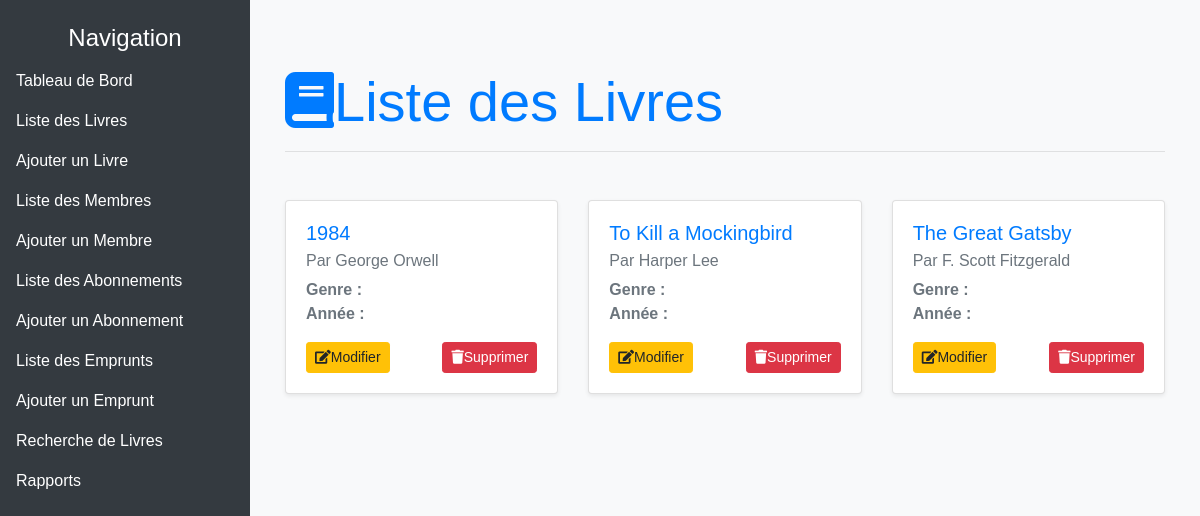
Page /gestion/livres/ on the earlier database version.
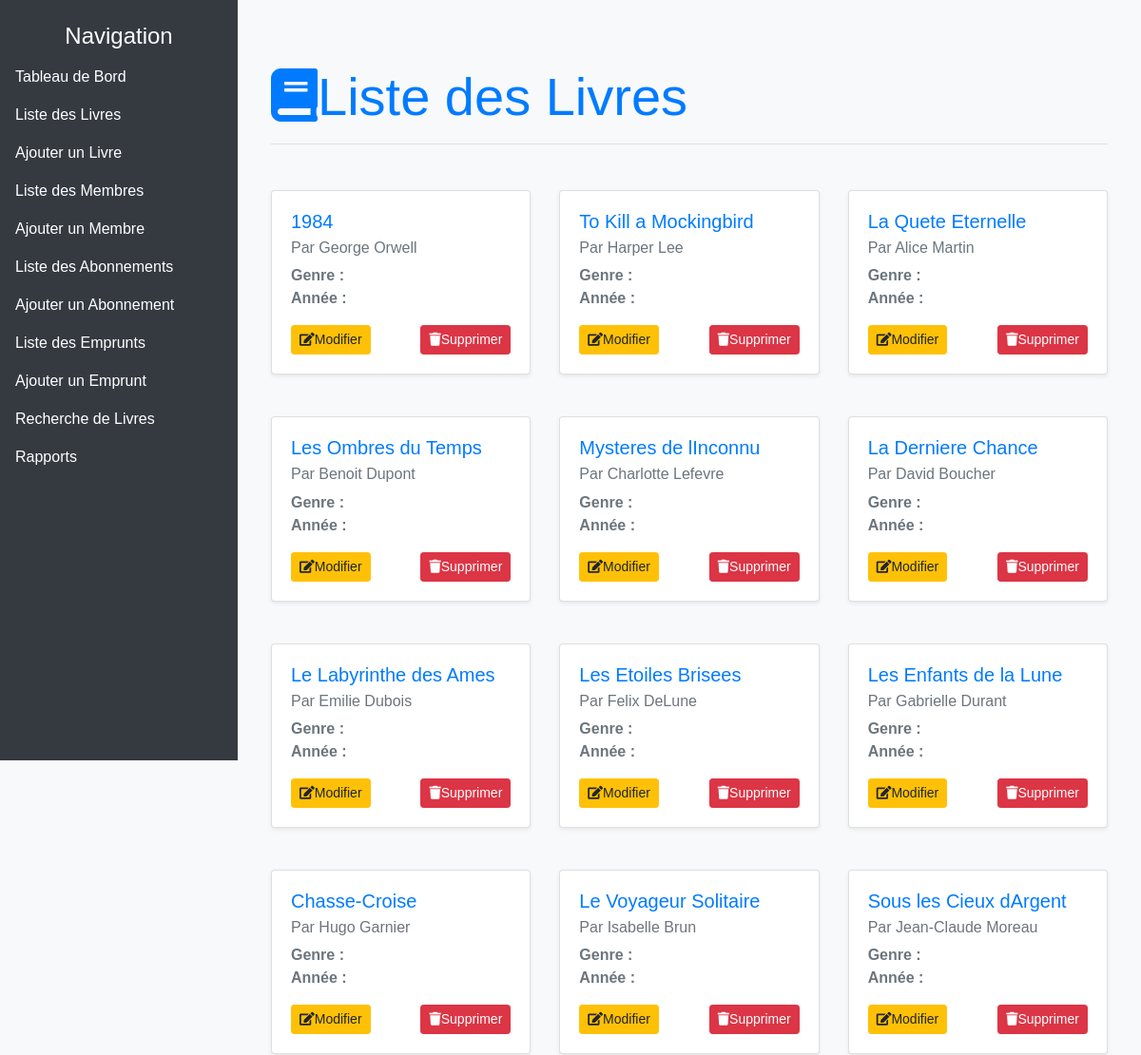
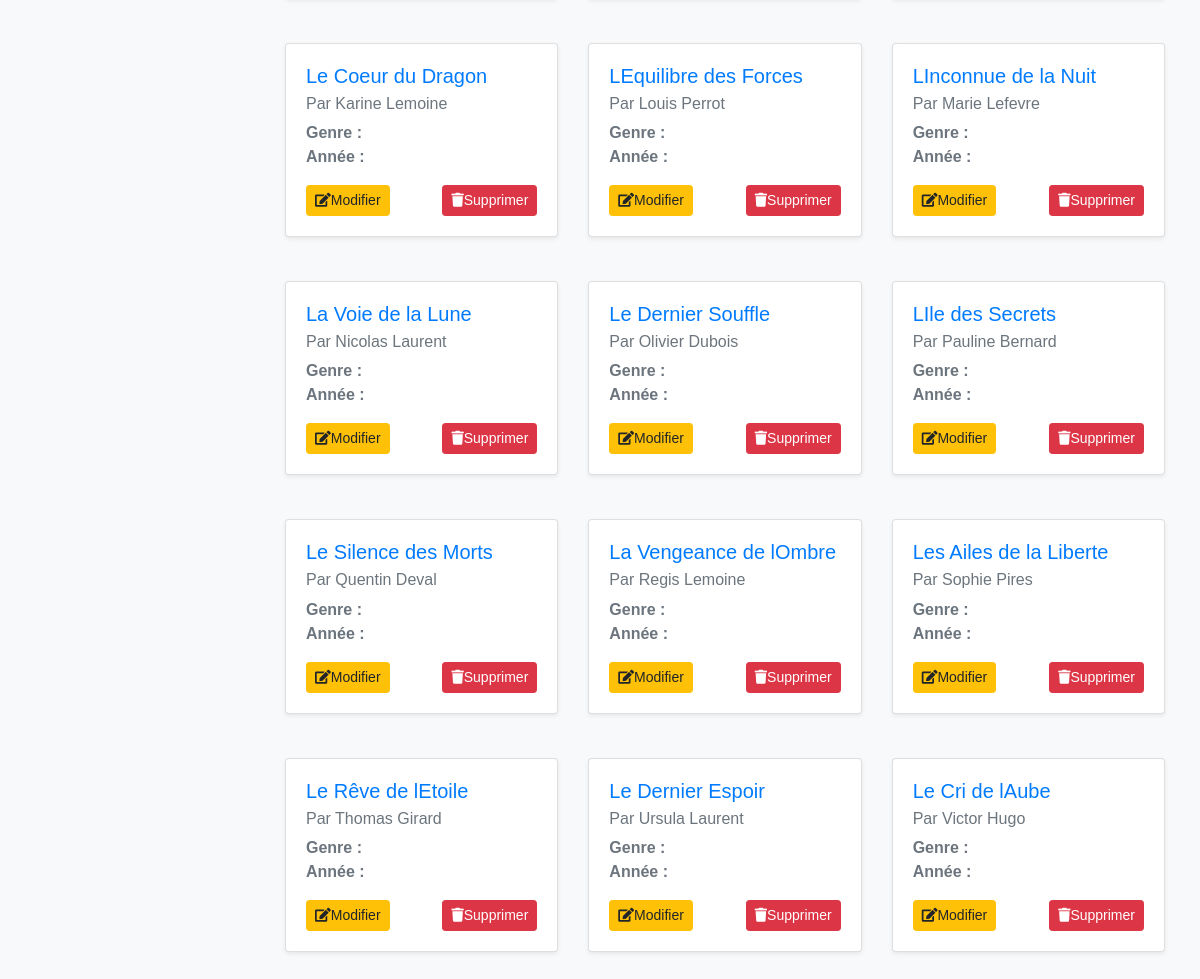
Same page on the later database version (2 pictures, top to bottom).
### GestionBibliotheque/models.py (models this page shows, shortened)
class Livre(models.Model):
    titre = models.CharField(max_length=200)
    auteur = models.CharField(max_length=100)
    isbn = models.CharField(max_length=13, unique=True)
    categorie = models.CharField(max_length=100)
    quantite_totale = models.IntegerField()
    quantite_disponible = models.IntegerField()

### GestionBibliotheque/views.py (the view)
# urls.py: path('livres/', views.liste_livres, name='liste_livres'),
def liste_livres(request):
    livres = Livre.objects.all()
    return render(request, 'gestion_bibliotheque/liste_livres.html', {'livres': livres})

### GestionBibliotheque/templates/gestion_bibliotheque/liste_livres.html (shortened to what this page needs)
{% extends "gestion_bibliotheque/base.html" %}
{% block content %}
<div class="container mt-5">
    <div class="row mb-4">
        <div class="col-12">
            <h1 class="display-4 text-primary mb-3">
                <i class="fas fa-book me-3"></i>Liste des Livres
            </h1>
            <hr class="mb-4">
        </div>
    </div>
    <div class="row">
        {% for livre in livres %}
        <div class="col-md-6 col-lg-4 mb-4">
            <div class="card shadow-sm">
                <div class="card-body">
                    <h5 class="card-title text-primary">{{ livre.titre }}</h5>
                    <h6 class="card-subtitle mb-2 text-muted">Par {{ livre.auteur }}</h6>
                    <p class="card-text text-muted">
                        <strong>Genre :</strong> {{ livre.genre }}<br>
                        <strong>Année :</strong> {{ livre.annee }}
                    </p>
                    <div class="d-flex justify-content-between">
                        <a href="{% url 'modifier_livre' livre.id %}" class="btn btn-warning btn-sm">
                            <i class="fas fa-edit me-2"></i>Modifier
                        </a>
                        <a href="{% url 'supprimer_livre' livre.id %}" class="btn btn-danger btn-sm" onclick="return confirm('Êtes-vous sûr de vouloir supprimer ce livre ?');">
                            <i class="fas fa-trash me-2"></i>Supprimer
                        </a>
                    </div>
                </div>
            </div>
        </div>
        {% endfor %}
    </div>
</div>
{% endblock %}

### GestionBibliotheque/templates/gestion_bibliotheque/base.html (shortened to what this page needs)
<!DOCTYPE html>
<html lang="fr">
<head>
    <link rel="stylesheet" href="https://cdnjs.cloudflare.com/ajax/libs/font-awesome/5.15.4/css/all.min.css">
    <link href="https://stackpath.bootstrapcdn.com/bootstrap/4.5.2/css/bootstrap.min.css" rel="stylesheet">
</head>
<body>
    <div class="sidebar" aria-label="Menu de navigation">
        <h4 class="text-center mt-4">Navigation</h4>
        <ul class="nav flex-column">
            <li class="nav-item">
                <a class="nav-link {% if request.path == '/gestion/tableau_de_bord/' %}active{% endif %}" href="{% url 'tableau_de_bord' %}" aria-current="page">Tableau de Bord</a>
            </li>
            <li class="nav-item">
                <a class="nav-link {% if request.path == '/gestion/livres/' %}active{% endif %}" href="{% url 'liste_livres' %}">Liste des Livres</a>
            </li>
            <li class="nav-item">
                <a class="nav-link" href="{% url 'ajouter_livre' %}">Ajouter un Livre</a>
            </li>
            <li class="nav-item">
                <a class="nav-link {% if request.path == '/gestion/membres/' %}active{% endif %}" href="{% url 'liste_membres' %}">Liste des Membres</a>
            </li>
            <li class="nav-item">
                <a class="nav-link" href="{% url 'ajouter_membre' %}">Ajouter un Membre</a>
            </li>
            <li class="nav-item">
                <a class="nav-link {% if request.path == '/gestion/abonnements/' %}active{% endif %}" href="{% url 'liste_abonnements' %}">Liste des Abonnements</a>
            </li>
            <li class="nav-item">
                <a class="nav-link" href="{% url 'ajouter_abonnement' %}">Ajouter un Abonnement</a>
            </li>
            <li class="nav-item">
                <a class="nav-link {% if request.path == '/gestion/emprunts/' %}active{% endif %}" href="{% url 'liste_emprunts' %}">Liste des Emprunts</a>
            </li>
            <li class="nav-item">
                <a class="nav-link" href="{% url 'ajouter_emprunt' %}">Ajouter un Emprunt</a>
            </li>
            <li class="nav-item">
                <a class="nav-link {% if request.path == '/gestion/recherche/' %}active{% endif %}" href="{% url 'recherche_livres' %}">Recherche de Livres</a>
            </li>
            <li class="nav-item">
                <a class="nav-link {% if request.path == '/gestion/rapports/' %}active{% endif %}" href="{% url 'rapports' %}">Rapports</a>
            </li>
        </ul>
    </div>
    <div class="content">
        {% block content %}
        {% endblock %}
    </div>
</body>
</html>

### GestionBibliotheque/templates/gestion_bibliotheque/base.html (style rules this page uses)
body { display: flex; background-color: #f8f9fa; font-family: Arial, sans-serif; }
.sidebar { width: 250px; background-color: #343a40; color: white; height: 100vh; position: fixed; }
.sidebar .nav-link { color: white; }
.content { margin-left: 250px; width: calc(100% - 250px); padding: 20px; }
.card { margin-bottom: 20px; }

Differences in the rows shown:
removed Livre: titre "The Great Gatsby", auteur "F. Scott Fitzgerald"
added Livre: titre "La Quete Eternelle", auteur "Alice Martin"
added Livre: titre "Les Ombres du Temps", auteur "Benoit Dupont"
added Livre: titre "Mysteres de lInconnu", auteur "Charlotte Lefevre"
added Livre: titre "La Derniere Chance", auteur "David Boucher"
added Livre: titre "Le Labyrinthe des Ames", auteur "Emilie Dubois"
added Livre: titre "Les Etoiles Brisees", auteur "Felix DeLune"
added Livre: titre "Les Enfants de la Lune", auteur "Gabrielle Durant"
added Livre: titre "Chasse-Croise", auteur "Hugo Garnier"
added Livre: titre "Le Voyageur Solitaire", auteur "Isabelle Brun"
added Livre: titre "Sous les Cieux dArgent", auteur "Jean-Claude Moreau"
added Livre: titre "Le Coeur du Dragon", auteur "Karine Lemoine"
added Livre: titre "LEquilibre des Forces", auteur "Louis Perrot"
added Livre: titre "LInconnue de la Nuit", auteur "Marie Lefevre"
added Livre: titre "La Voie de la Lune", auteur "Nicolas Laurent"
added Livre: titre "Le Dernier Souffle", auteur "Olivier Dubois"
added Livre: titre "LIle des Secrets", auteur "Pauline Bernard"
added Livre: titre "Le Silence des Morts", auteur "Quentin Deval"
added Livre: titre "La Vengeance de lOmbre", auteur "Regis Lemoine"
added Livre: titre "Les Ailes de la Liberte", auteur "Sophie Pires"
added Livre: titre "Le Rêve de lEtoile", auteur "Thomas Girard"
added Livre: titre "Le Dernier Espoir", auteur "Ursula Laurent"
added Livre: titre "Le Cri de lAube", auteur "Victor Hugo"
